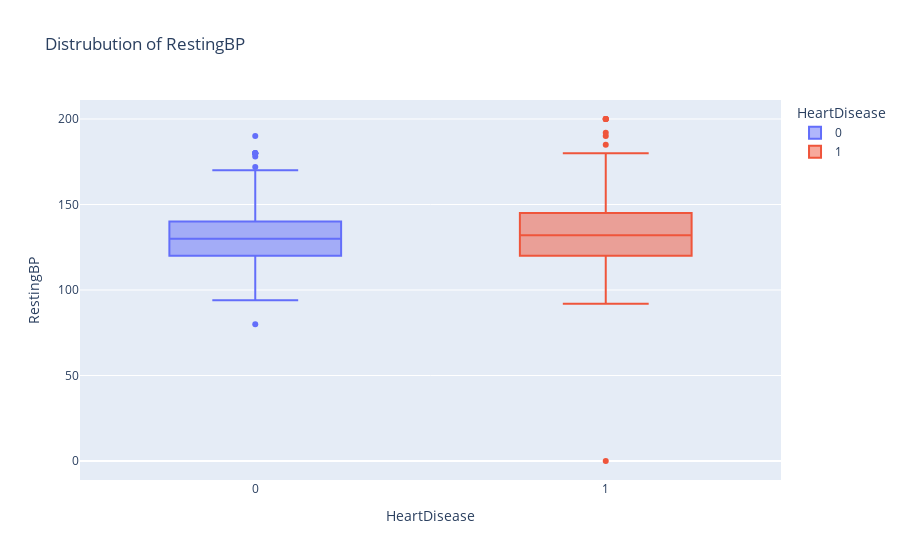

Write notebook code for a chart like this one.
### Code cell
fig = px.box(heart,y="RestingBP",x="HeartDisease",title=f"Distrubution of RestingBP", color = "HeartDisease")
fig.show()

### Figure 1 — Plotly figure (JSON) as saved in the notebook; plotly's stock layout.template omitted (floating-point values rounded to 4 significant figures; data arrays with more than 128 entries replaced by an {"elided": "..."} marker saying what was removed)
{"data": [{"alignmentgroup": "True", "hovertemplate": "HeartDisease=%{x}<br>RestingBP=%{y}<extra></extra>", "legendgroup": "0", "marker": {"color": "#636efa"}, "name": "0", "notched": false, "offsetgroup": "0", "orientation": "v", "showlegend": true, "type": "box", "x": {"elided": "410 int values"}, "x0": " ", "xaxis": "x", "y": {"elided": "410 int values"}, "y0": " ", "yaxis": "y"}, {"alignmentgroup": "True", "hovertemplate": "HeartDisease=%{x}<br>RestingBP=%{y}<extra></extra>", "legendgroup": "1", "marker": {"color": "#EF553B"}, "name": "1", "notched": false, "offsetgroup": "1", "orientation": "v", "showlegend": true, "type": "box", "x": {"elided": "508 int values"}, "x0": " ", "xaxis": "x", "y": {"elided": "508 int values"}, "y0": " ", "yaxis": "y"}], "layout": {"boxmode": "overlay", "legend": {"title": {"text": "HeartDisease"}, "tracegroupgap": 0}, "title": {"text": "Distrubution of RestingBP"}, "xaxis": {"anchor": "y", "categoryarray": [0, 1], "categoryorder": "array", "domain": [0, 1], "title": {"text": "HeartDisease"}}, "yaxis": {"anchor": "x", "domain": [0, 1], "title": {"text": "RestingBP"}}}}
